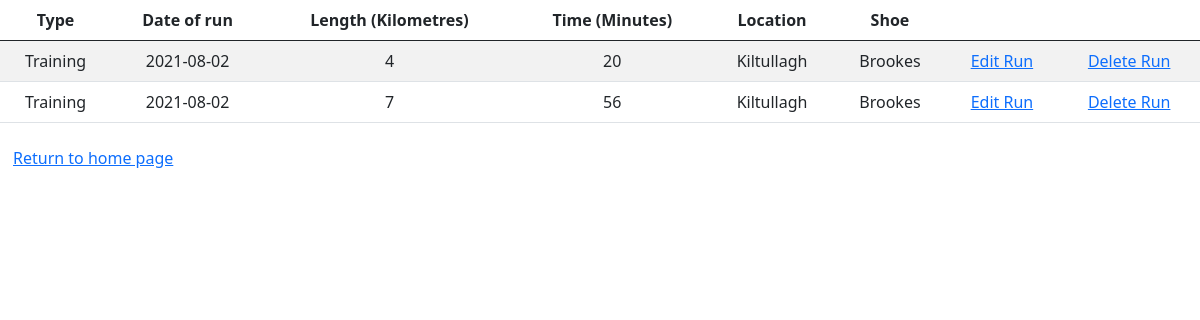
Page /runs/data (signed in) on the committed database.
### Model/Run.py (models this page shows, shortened)
class Run(db.Model):
    __tablename__ = 'runs'
    id = db.Column('run_id', db.Integer, primary_key = True)
    length = db.Column(db.String(50))
    location = db.Column(db.Integer, ForeignKey('runlocation.runlocation_id'))
    time = db.Column(db.String(10))
    shoe = db.Column(db.Integer, ForeignKey('shoes.shoe_id'))
    userid = db.Column(db.Integer,ForeignKey('user.id' ))
    date = db.Column(db.String(10))
    typeofrun = db.Column(db.Integer, ForeignKey('runtype.runtype_id'))
    related_type_of_run = relationship('Runtype', backref='Run',lazy="joined")
    related_location_of_run = relationship('Runlocation', backref='Run',lazy="joined")
    related_shoe_of_run = relationship('Shoe', backref='Run',lazy="joined")

### Model/Runtype.py (models this page shows, shortened)
class Runtype(db.Model):
    __tablename__ = 'runtype'
    id = db.Column('runtype_id', db.Integer, primary_key = True)
    description = db.Column(db.String(100))
    userid = db.Column(db.Integer,ForeignKey('user.id' ))

### Model/Runlocation.py (models this page shows, shortened)
class Runlocation(db.Model):
    __tablename__ = 'runlocation'
    id = db.Column('runlocation_id', db.Integer, primary_key = True)
    description = db.Column(db.String(100))
    userid = db.Column(db.Integer,ForeignKey('user.id' ))

### Model/Shoe.py (models this page shows, shortened)
class Shoe(db.Model):
    __tablename__ = 'shoes'
    id = db.Column('shoe_id', db.Integer, primary_key = True)
    description = db.Column(db.String(100))
    max_distance = db.Column(db.Integer)
    current_distance = db.Column(db.Integer)
    remaining_distance = db.Column(db.Integer)
    userid = db.Column(db.Integer,ForeignKey('user.id' ))

### Controllers/RunController.py (the view)
@data_run.route('/runs/data')
@login_required
def run_data():
    runs = Run.query.filter_by(userid = current_user.id)
    return render_template('run_data.html',data = runs)

### main.py (called while the page is built)
@login_manager.user_loader
def load_user(user_id):
    return User.query.get(int(user_id))

### Templates/run_data.html (shortened to what this page needs)
<!DOCTYPE html>
<html>
<head>
    <link href="https://cdn.jsdelivr.net/npm/bootstrap@5.0.2/dist/css/bootstrap.min.css" rel="stylesheet"></head>
<body>
    <table class="table table-striped">
    <thead>
        <tr>
            <th class="text-center">Type</th>
            <th class="text-center">Date of run</th>
            <th class="text-center">Length (Kilometres)</th>
            <th class="text-center">Time (Minutes)</th>
            <th class="text-center">Location </th>
            <th class="text-center">Shoe </th>
            <th class="text-center"></th>
            <th class="text-center"></th>
        </tr>
    </thead>
    <tbody>
            {% for row in data| batch(1) %}
                {% include "run_row.html" %}
            {% endfor %}
    </tbody>
    </table>
<div class="btn">
    <a href = "{{ url_for('options_run.run_options') }}"> Return to home page
       </a>
    </div>
</body>
</html>

### Templates/run_row.html
<tr>
    <td class="text-center">{{ row[0].related_type_of_run.description}}</td>
    <td class="text-center">{{ row[0].date }}</td>
    <td class="text-center">{{ row[0].length }}</td>
    <td class="text-center">{{ row[0].time }}</td>
    <td class="text-center">{{ row[0].related_location_of_run.description}}</td>
    <td class="text-center">{{ row[0].related_shoe_of_run.description}}</td>
    <td class="text-center"><a href="{{url_for('update_run.run_update', id = row[0].id )}}">
            Edit Run
        </a></td>
    <td class="text-center"><a href="{{url_for('delete_run.run_delete', id = row[0].id )}}">
            Delete Run
        </a></td>
</tr>

### rows in the picture
Run: description "Training", date "2021-08-02", length "4", time "20", description "Kiltullagh", description "Brookes"
Run: description "Training", date "2021-08-02", length "7", time "56", description "Kiltullagh", description "Brookes"
